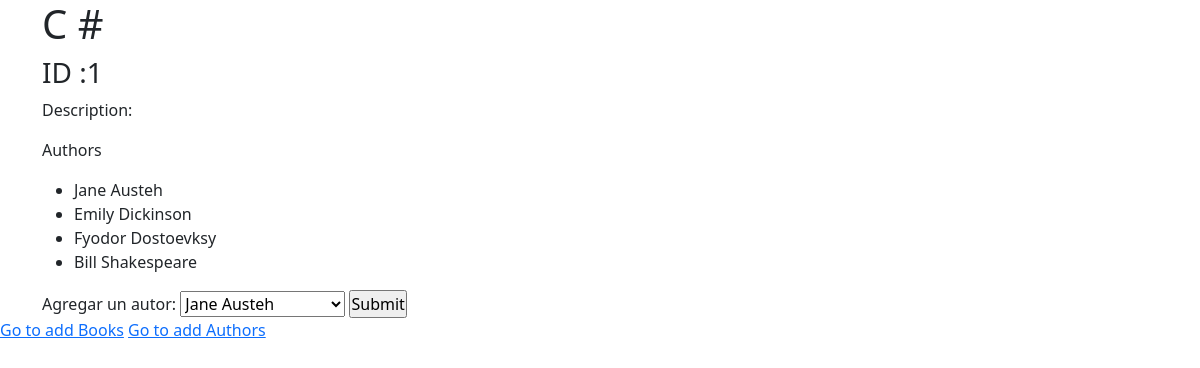
Page /books/1 on the earlier database version.
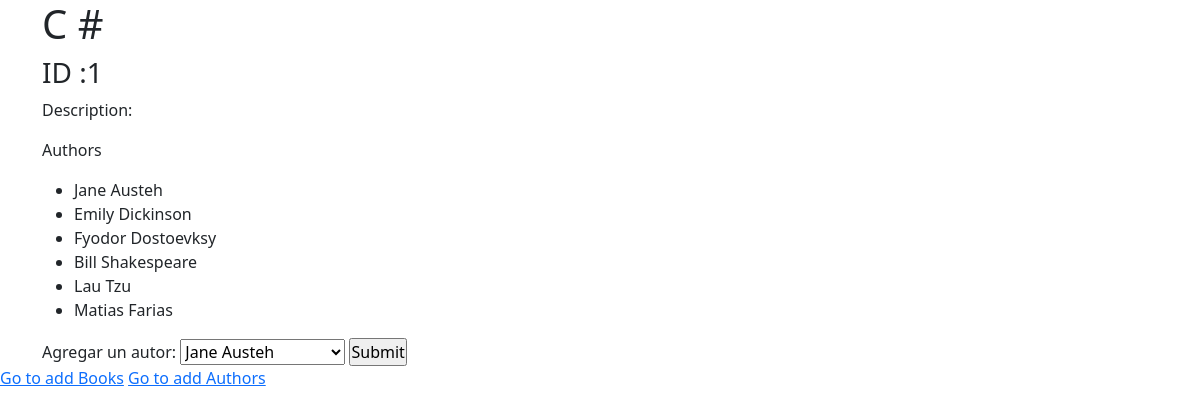
Same page on the later database version.
### books_authors_app/models.py (models this page shows)
class author(models.Model):
    first_name = models.CharField(max_length=45)
    last_name = models.CharField(max_length=45)
    books = models.ManyToManyField(book, related_name="authors")
    created_at = models.DateTimeField(auto_now_add=True)
    updated_at = models.DateTimeField(auto_now=True)
    notas = models.TextField()

### books_authors_app/views.py (the view, shortened to what this page needs)
# urls.py: path('books/<int:number>', views.view_book),
def view_book(request, number):
    if request.method == "GET":
        datos = {
            'books': models.book.objects.get(id=number),
            'authors': models.author.objects.all()
        }
        return render(request, "view_book.html", datos)

### books_authors_app/templates/view_book.html (shortened to what this page needs)
<!DOCTYPE html>
<html lang="en">
  <head>
    {% load static %}
    <link rel="stylesheet" href="{% static 'css/view.css'%}" />
    <link
      href="https://cdn.jsdelivr.net/npm/bootstrap@5.0.2/dist/css/bootstrap.min.css"
      rel="stylesheet"
    />
  </head>
  <body>
    <div class="container">
      <h1>{{ books.title }}</h1>
      <h3>ID :{{ books.id }}</h3>
      <p>Description:</p>
    </div>
    <div class="container">
      <p>Authors</p>
      <ul>
        {% for author in books.authors.all %}
        <li>{{ author.first_name }} {{ author.last_name }}</li>
        {% endfor %}
      </ul>
    </div>
    <form action="" method="post" class="container">
      <label for="author">Agregar un autor:</label>
      <select id="author" name="author">
        {% for author in authors.all %}
        <option value="{{ author.id  }}">
          {{ author.first_name }} {{author.last_name}}
        </option>
        {% endfor %}
      </select>
      <input type="submit" />
    </form>
    <a href="/">Go to add Books</a>
    <a href="/author">Go to add Authors</a>
  </body>
</html>

Differences in the rows shown:
now on this page (row unchanged): author: first_name "Lau", last_name "Tzu"
added author: first_name "Matias", last_name "Farias"
